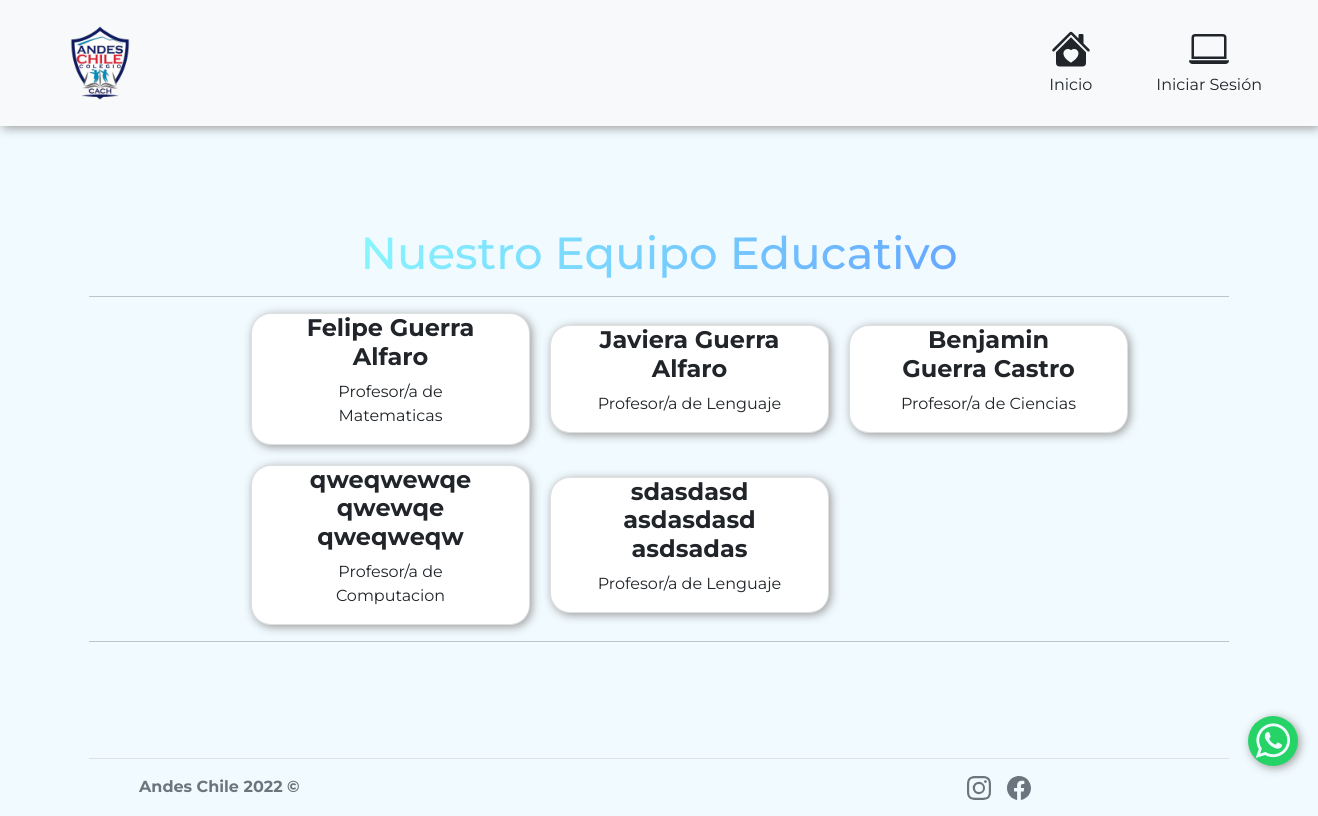
Before: /equipo/ with the older database file.
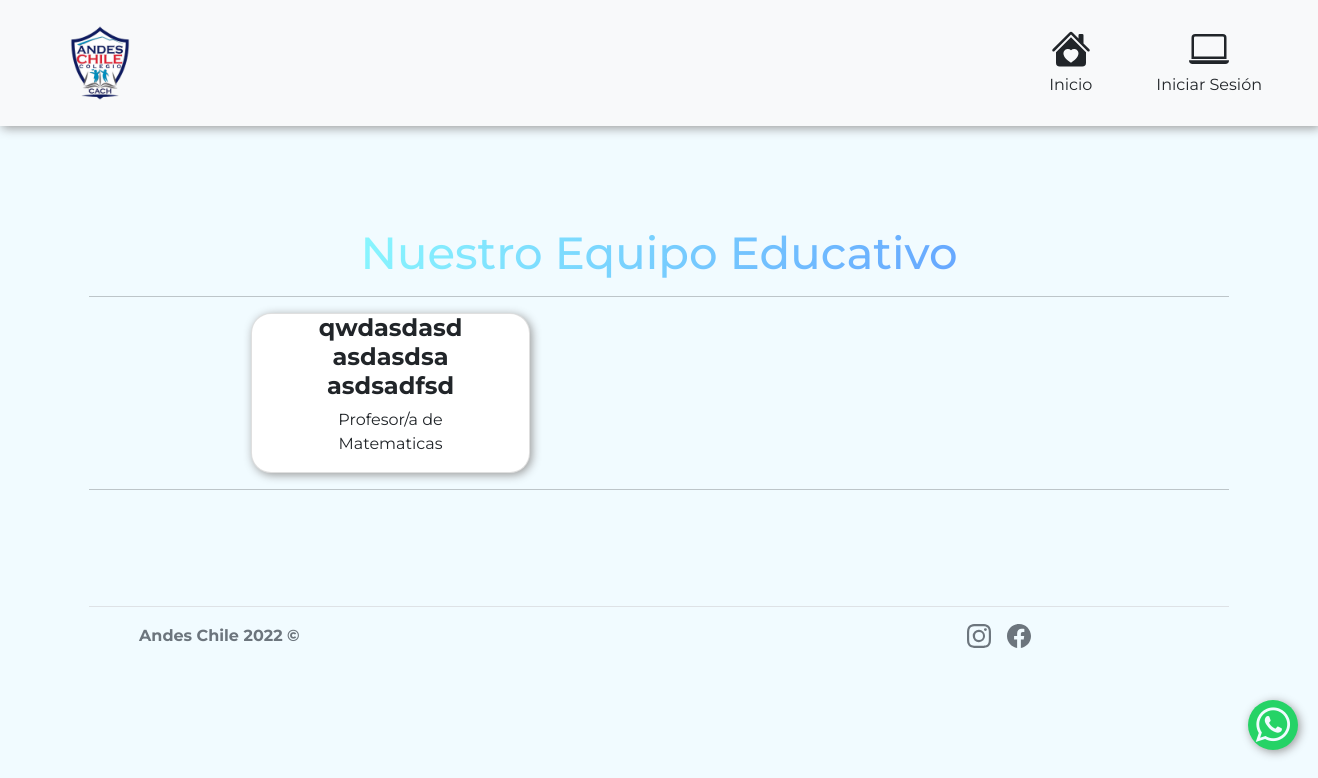
After: the same page with the newer database file.
### equipo/models.py (models this page shows, shortened)
class Docente(models.Model):
    rut = models.CharField(max_length=15,primary_key=True, verbose_name='Rut')
    nombre = models.CharField(max_length=20, verbose_name='Nombre')
    apellidoPat = models.CharField(max_length=20,null=True, verbose_name='Apelido Paterno')
    apellidoMat = models.CharField(max_length=20,null=True, verbose_name='Apelido Materno')
    correo = models.CharField(max_length=30,null=True, verbose_name='Correo')
    imagen= models.ImageField(upload_to="equipo/static/equipo/Docentes",null=True, blank=True, height_field=None, width_field=None, max_length=None, verbose_name='Imagen')
    asignatura = models.ForeignKey(Asignatura, on_delete=models.CASCADE)

class Asignatura(models.Model):
    codAsignatura = models.IntegerField(primary_key=True,verbose_name='Id')
    nombreAsignatura = models.CharField(max_length=50,verbose_name='Categoría')
    def __str__(self):
        return self.nombreAsignatura

### equipo/views.py (the view)
# urls.py: path('equipo/', include('equipo.urls')),
def equipo(request):
    listaDocentes= Docente.objects.all()
    datos = {
        'docentes': listaDocentes
    }
    return render(request, 'equipo/equipo.html',datos)

### equipo/templates/equipo/equipo.html (shortened to what this page needs)
<!DOCTYPE html>
<html lang="es">
{% load socialaccount %}
<head>
    {% load static %}
    <link rel="stylesheet" href="https://cdn.jsdelivr.net/npm/bootstrap-icons@1.7.2/font/bootstrap-icons.css">
    <link rel="stylesheet" href="https://stackpath.bootstrapcdn.com/font-awesome/4.7.0/css/font-awesome.min.css">
    <link href="{% static 'equipo/css/bootstrap.min.css'%}" rel="stylesheet">
    <link rel="stylesheet" href="{% static 'equipo/css/style.css'%}">
    <link rel="stylesheet" href="{% static 'equipo/css/styleAPI.css'%}">
</head>
<body>
    <nav id="navegador" class="navbar navbar-expand-lg navbar-light bg-light fixed-top col-12">
        <a class="navbar-brand" href="#"><img src="{% static 'equipo/img/logo.png'%}" width="100" height="100" alt="..."> </a>
        <div class="collapse navbar-collapse" id="navbarSupportedContent">
            <ul class="navbar-nav ms-auto mb-2 mb-lg-0 bg-light">
                {% if user.is_authenticated %}
                <li class="nav-item align-items-center text-center">
                    <a href="{% url 'index' %}" class="nav-link text-dark">
                        <svg xmlns="http://www.w3.org/2000/svg" width="40" height="40" fill="currentColor" class="bi d-block mx-auto mb-1" viewBox="0 0 16 16">
                            <path fill-rule="evenodd"
                                d="M8.707 1.5a1 1 0 0 0-1.414 0L.646 8.146a.5.5 0 0 0 .708.707L8 2.207l6.646 6.646a.5.5 0 0 0 .708-.707L13 5.793V2.5a.5.5 0 0 0-.5-.5h-1a.5.5 0 0 0-.5.5v1.293L8.707 1.5Z" />
                            <path fill-rule="evenodd"
                                d="m8 3.293 6 6V13.5a1.5 1.5 0 0 1-1.5 1.5h-9A1.5 1.5 0 0 1 2 13.5V9.293l6-6Zm0 5.189c1.664-1.673 5.825 1.254 0 5.018-5.825-3.764-1.664-6.691 0-5.018Z" />
                        </svg>Inicio
                    </a>
                </li>
                <li class="nav-item align-items-center text-center px-5">
                    <a href="{% url 'loginGoogle' %}" class="nav-link text-dark">
                        <svg xmlns="http://www.w3.org/2000/svg" width="40" height="40" fill="currentColor" class="bi d-block mx-auto mb-1" viewBox="0 0 16 16">
                            <path d="M11 6a3 3 0 1 1-6 0 3 3 0 0 1 6 0z"/>
                            <path fill-rule="evenodd" d="M0 8a8 8 0 1 1 16 0A8 8 0 0 1 0 8zm8-7a7 7 0 0 0-5.468 11.37C3.242 11.226 4.805 10 8 10s4.757 1.225 5.468 2.37A7 7 0 0 0 8 1z"/>
                        </svg>
                        <p class="text-center textMayus"><b>{{ user.username }}</b></p>
                    </a>
                </li>
                {% else %}
                <li class="nav-item align-items-center text-center">
                    <a href="{% url 'index' %}" class="nav-link text-dark">
                        Inicio
                    </a>
                </li>
                <li class="nav-item align-items-center text-center px-5">
                    <a href="{% url 'loginGoogle' %}" class="nav-link text-dark">
                          Iniciar Sesión
                    </a>
                </li>
                {% endif %}
            </ul>
        </div>
    </nav>
    <section id="Comunidad" class="container section-padding">
        <h2 class="text-center"><span class="h2Comunidad">Nuestro Equipo Educativo</span></h2>
        <hr>
        <div class="container-fluid align-items-center text-center" style="align-items: center;">
            <div class="row col-lg-12 contentCard " style="gap: 20px; margin-left: 150px;">
                {% for d in docentes %}
                <div class="card col-lg-3 text-center align-items-center" style="align-items: center;">
                    <div class="container-fluid ">
                        <div>
                            <h4><b>{{d.nombre}} {{d.apellidoPat}} {{d.apellidoMat}}</b></h4>
                        </div>
                        <div>
                            <p>Profesor/a de {{d.asignatura}}</p>
                        </div>
                    </div>
                </div>
                {% endfor %}
            </div>
        </div>
        <hr>
    </section>
    <footer class="container d-flex flex-wrap justify-content-between align-items-center py-3 border-top ">
        <div class="col-md-4 d-flex align-items-center ">
            <a href="/ " class="mb-3 me-2 mb-md-0 text-muted text-decoration-none lh-1 ">
                <svg class="bi " width="30 " height="24 ">
                    <use xlink:href="#bootstrap "></use>
                </svg>
            </a>
            <span class="text-muted "><strong>Andes Chile 2022 &copy;</strong></span>
        </div>
        <ul class="nav col-md-4 justify-content-end ">
            <li class="ms-3 ">
                <a class="text-muted " href="https://www.instagram.com/cach.colegioandeschile/ ">
                </a>
            </li>
            <li class="ms-3 "><a class="text-muted " href="https://www.facebook.com/colegioandeschile "></a></li>
        </ul>
        <div class="btn-float ">
            <a href="https://wa.me/56949147149?text=Hola,%20estoy%20busca%20de%20información,%20mi%20consulta%20es%20la%20siguiente: " class="whatsapp " target="_blank "><i class="fa fa-whatsapp whatsapp-icon "></i></a>
        </div>
    </footer>
</body>
</html>

### equipo/static/equipo/css/style.css (style rules this page uses)
* { font-family: 'Montserrat', sans-serif; }
body { background: #f1fbff; }
#Comunidad { border-bottom: 0%; }
.navbar-brand { margin-left: 50px; }
.section-padding { padding: 100px 0; }
.contentCard { align-items: center; }
.card { border-radius: 20px; box-shadow: 2px 2px 10px #999; column-gap: 15px; }
.h2Comunidad { font-size: 45px; -webkit-background-clip: text; background-clip: text; -webkit-text-fill-color: transparent; background-image: linear-gradient(120deg, #89f7fe 0%, #66a6ff 100%); }
.navbar { box-shadow: 2px 2px 10px #999; position: sticky; top: 0; }
.whatsapp { position: fixed; width: 70px; height: 70px; bottom: 50px; right: 20px; background-color: #25d366; color: #FFF; border-radius: 80px; text-align: center; font-size: 35px; z-index: 1; box-shadow: 2px 2px 10px #999; }
.whatsapp-icon { margin-top: 10px; font-size: 50px; color: #f1fbff; }
@media only screen and (min-width: 320px) { .whatsapp { position: fixed; width: 50px; height: 50px; bottom: 50px; right: 20px; background-color: #25d366; color: #FFF; border-radius: 80px; text-align: center; font-size: 35px; z-index: 1; } }
@media only screen and (min-width: 320px) { .whatsapp-icon { margin-top: 5px; font-size: 40px; color: #f1fbff; } }

Changed rows visible on the page:
removed Docente: nombre "Felipe", apellidoPat "Guerra", apellidoMat "Alfaro", asignatura "Matematicas"
removed Docente: nombre "Javiera", apellidoPat "Guerra", apellidoMat "Alfaro", asignatura "Lenguaje"
removed Docente: nombre "Benjamin", apellidoPat "Guerra", apellidoMat "Castro", asignatura "Ciencias"
removed Docente: nombre "qweqwewqe", apellidoPat "qwewqe", apellidoMat "qweqweqw", asignatura "Computacion"
removed Docente: nombre "sdasdasd", apellidoPat "asdasdasd", apellidoMat "asdsadas", asignatura "Lenguaje"
added Docente: nombre "qwdasdasd", apellidoPat "asdasdsa", apellidoMat "asdsadfsd", asignatura "Matematicas"
